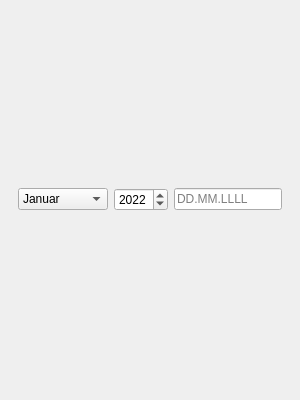
<?xml version="1.0" encoding="UTF-8"?>
<ui version="4.0">
 <class>KoledarWindow</class>
 <widget class="QMainWindow" name="KoledarWindow">
  <property name="geometry">
   <rect>
    <x>0</x>
    <y>0</y>
    <width>300</width>
    <height>400</height>
   </rect>
  </property>
  <property name="minimumSize">
   <size>
    <width>300</width>
    <height>400</height>
   </size>
  </property>
  <property name="maximumSize">
   <size>
    <width>300</width>
    <height>400</height>
   </size>
  </property>
  <property name="windowTitle">
   <string>Koledar Rok Švikart</string>
  </property>
  <widget class="QWidget" name="centralwidget">
   <layout class="QGridLayout" name="gridLayout">
    <item row="0" column="0">
     <layout class="QVBoxLayout" name="verticalLayout">
      <item>
       <layout class="QHBoxLayout" name="horizontalLayout">
        <item>
         <widget class="QComboBox" name="meseci">
          <property name="sizePolicy">
           <sizepolicy hsizetype="Fixed" vsizetype="Fixed">
            <horstretch>0</horstretch>
            <verstretch>0</verstretch>
           </sizepolicy>
          </property>
          <item>
           <property name="text">
            <string>Januar</string>
           </property>
          </item>
          <item>
           <property name="text">
            <string>Februar</string>
           </property>
          </item>
          <item>
           <property name="text">
            <string>Marec</string>
           </property>
          </item>
          <item>
           <property name="text">
            <string>April</string>
           </property>
          </item>
          <item>
           <property name="text">
            <string>Maj</string>
           </property>
          </item>
          <item>
           <property name="text">
            <string>Junij</string>
           </property>
          </item>
          <item>
           <property name="text">
            <string>Julij</string>
           </property>
          </item>
          <item>
           <property name="text">
            <string>Avgust</string>
           </property>
          </item>
          <item>
           <property name="text">
            <string>September</string>
           </property>
          </item>
          <item>
           <property name="text">
            <string>Oktober</string>
           </property>
          </item>
          <item>
           <property name="text">
            <string>November</string>
           </property>
          </item>
          <item>
           <property name="text">
            <string>December</string>
           </property>
          </item>
         </widget>
        </item>
        <item>
         <widget class="QSpinBox" name="leto">
          <property name="sizePolicy">
           <sizepolicy hsizetype="Fixed" vsizetype="Fixed">
            <horstretch>0</horstretch>
            <verstretch>0</verstretch>
           </sizepolicy>
          </property>
          <property name="maximum">
           <number>3000</number>
          </property>
          <property name="value">
           <number>2022</number>
          </property>
         </widget>
        </item>
        <item>
         <widget class="QLineEdit" name="datumLine">
          <property name="sizePolicy">
           <sizepolicy hsizetype="Fixed" vsizetype="Fixed">
            <horstretch>0</horstretch>
            <verstretch>0</verstretch>
           </sizepolicy>
          </property>
          <property name="placeholderText">
           <string>DD.MM.LLLL</string>
          </property>
         </widget>
        </item>
       </layout>
      </item>
     </layout>
    </item>
    <item row="1" column="0">
     <layout class="QGridLayout" name="koledarLayout"/>
    </item>
   </layout>
  </widget>
  <action name="actionOdpri">
   <property name="text">
    <string>Odpri</string>
   </property>
  </action>
  <action name="actionIzhod">
   <property name="text">
    <string>Izhod</string>
   </property>
  </action>
 </widget>
 <resources/>
 <connections/>
</ui>
